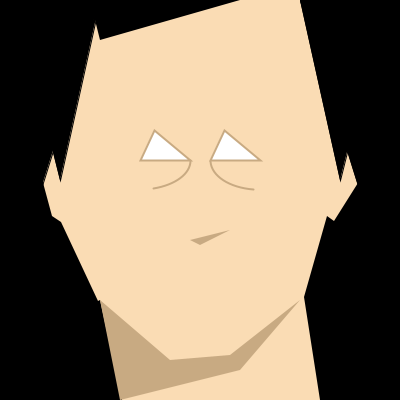
Frame 1 (no input)
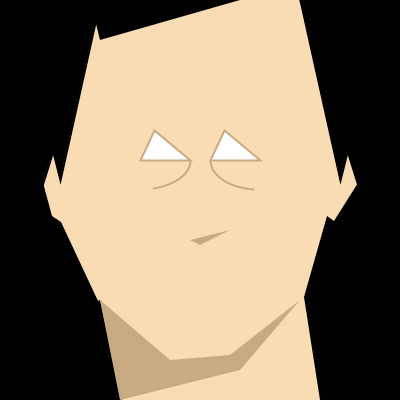
Frame 60 (the mouse pressed at the canvas centre just before this capture)
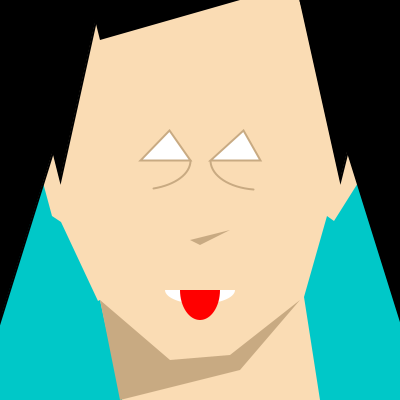
Frame 120 (the mouse held since frame 60 and released just before this capture)

The Processing sketch that drew these frames (run headless with seeded random() and noise(); from frame 60 on, the mouse is pressed at the canvas centre):

// Processing sketch: processing_40270
// ── processing_40270.pde

//Assignment 2  - Interactive Portrait

void setup(){
  //set size, smooth it all and set framerate.
  size(400,400);
  smooth();
  frameRate(30);
}

void draw(){
  
  //mouse coordinates visible for drawing
  fill(255,0,0);
  text(mouseX,200,100);
  text(mouseY,200,130);
  
  //paint background
  background(250,220,180);
  
  //real background with changing colours on blue-green palette
  noStroke();
  fill(0,mouseX,mouseY);
  beginShape();
  vertex(122,400);
  vertex(100,300);
  vertex(98,301);
  vertex(61,222);
  vertex(52,216);
  vertex(35,153);
  vertex(0,140);
  vertex(0,400);
  endShape();
  
  beginShape();
  vertex(320,400);
  vertex(304,297);
  vertex(327,216);
  vertex(334,221);
  vertex(368,167);
  vertex(400,167);
  vertex(400,400);
  endShape();
  
  //neck
  noStroke();
  fill(200,170,130);
  beginShape();
  vertex(100,300);
  vertex(170,360);
  vertex(230,355);
  vertex(300,300);
  vertex(240,370);
  vertex(120,400);
  endShape();
  
  //chasquilla 
  fill(0);
  beginShape();
  vertex(240,0);
  vertex(100,40);
  vertex(90,0);
  endShape();

  //hair left side
  stroke(0);
  fill(0);
  beginShape();
  vertex(100,0);
  vertex(60,180);
  vertex(50,140);
  endShape();
  
  beginShape();
  vertex(100,0);
  vertex(0,320);
  vertex(0,0);
  endShape();
  
  //hair right side
  beginShape();
  vertex(300,0);
  vertex(340,180);
  vertex(350,140);
  endShape();
  
  beginShape();
  vertex(300,0);
  vertex(400,320);
  vertex(400,0);
  endShape();
  
  //nose
  fill(200,170,130);
  noStroke();
  beginShape();
  vertex(230,230);
  vertex(200,245);
  vertex(190,240);
  endShape();
  
  //mouth
  fill(255);
  noStroke();
  float boca = map(mouseY,100,400,0,84);      //map function
  arc(200,290,70,boca,0,PI);  
  fill(255,0,0);
  float tongue = map(mouseX,80,320,0,120);
  arc(200,290,40,tongue,0,PI);
  
  
  //eyes
 
  //leftEye
  
  noFill();
  stroke(200,170,130);
  strokeWeight(2);
  arc(140,160,100,60,0,1.3);
 
  fill(255);
  float m = map(mouseX,0,400,164,195);      //map function
  triangle(140,160, m-10,130, 190,160);
 
  //rightEye
  noFill();
  stroke(200,170,130);
  strokeWeight(2);
  arc(260,160,100,60,1.7,3.1);
 
  fill(255);
  float y = map(mouseX,0,400,214,252);      //map function
  triangle(260,160, y+10,130, 210,160);
}
